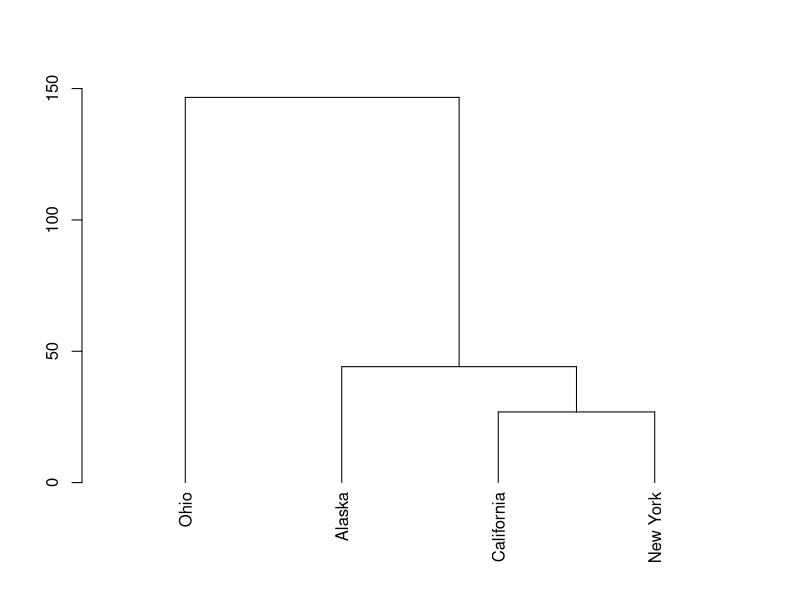

Here is the R script that generated this plot: (Note: this script raises an error after producing the figure.)
## ---- chunk 1
# For this vignette, I use the `markdown.HTML.header` option to modify a few CSS rules in the default CSS style:
options(markdown.HTML.header = system.file('misc', 'vignette.css', package='knitr'))
## ---- chunk 2
# our data:
data(USArrests)
US_data <- USArrests[c(2,5,32,35),]
print(US_data)

hc <- hclust(dist(US_data), "ave") # create an heirarchical clustering object
dend <- as.dendrogram(hc)

## ---- chunk 3
methods(class="dendrogram")
## ---- chunk 4
print(dend)
labels(dend)
str(dend)
str(dend[[2]]) # looking at one branch of the dendrogram
plot(dend)
## ---- chunk 5
(new_order <- order.dendrogram(dend)) # the order of the original items to have them be at the same order as they assume in the dendrogram
print(US_data[new_order,])
## ---- chunk 6
unclass(dend)
## ---- chunk 7
names(attributes(dend)[-4])
## ---- chunk 8
x <- 1:3 
names(x) # this vector has no names
labels(x) # this vector has no labels
## ---- chunk 9
x <- 1:3 
names(x) <- letters[1:3] # assignment for names is in base R
#both names and labels will give the same result:
names(x) 
labels(x)
## ---- chunk 10
   x <- 1:3 
   labels(x) <- letters[1:3]
   names(x) 
   labels(x)
